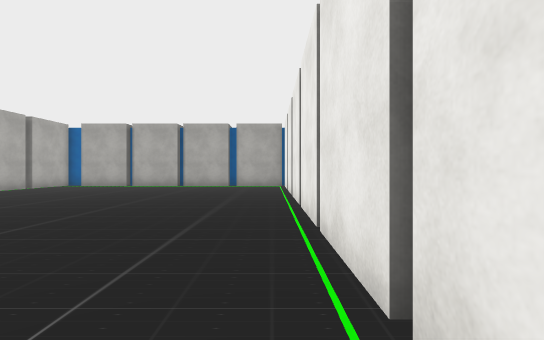
[1] (above)

21 first-person views from a walk through a 3-D level made in the Unity game engine. The camera is 1.4 m above the floor, looks level and sees 85° across. The floor is counted in squares, 2 m on a side. Each view is taken from the middle of a square. On the plan, view 1 faces up. The plan holds only what a view shows up to about 10 squares ahead; the rest is blank. The place goes on beyond the plan. Some surface patterns are stand-ins.

[2]
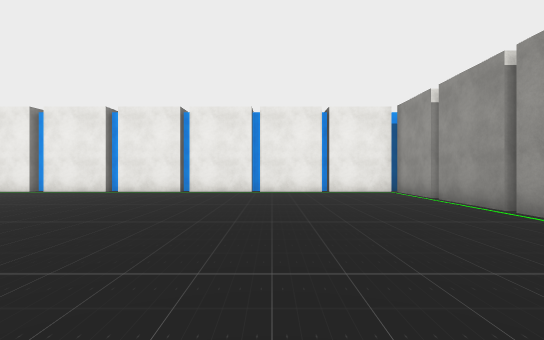

[3]
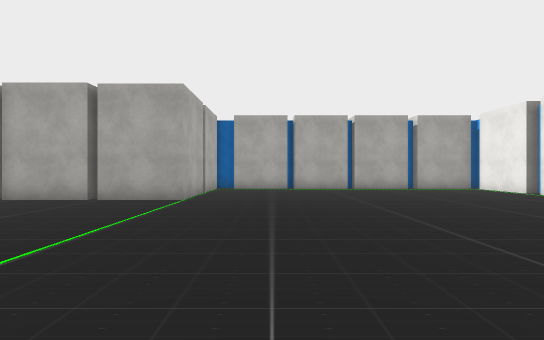

[4]
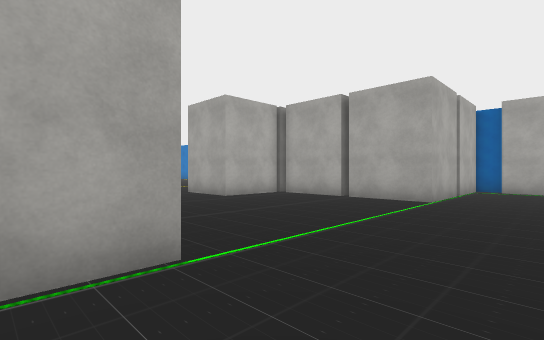

[5]
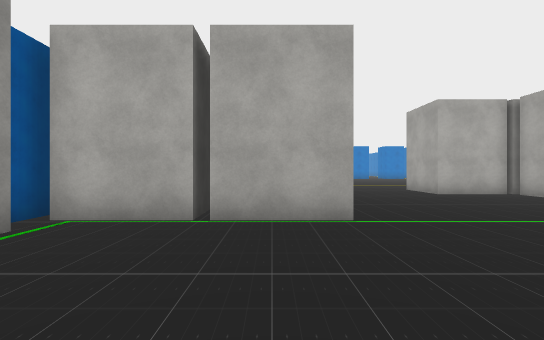

[6]
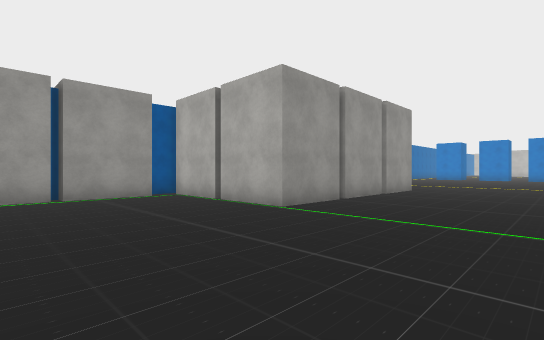

[7]
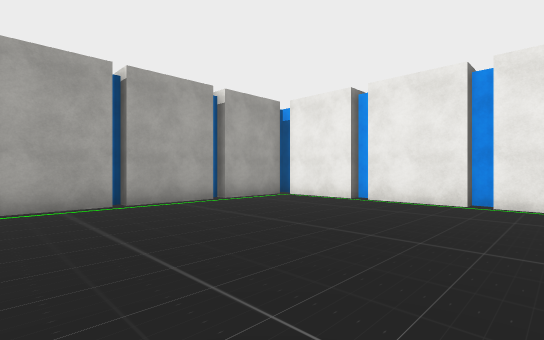

[8]
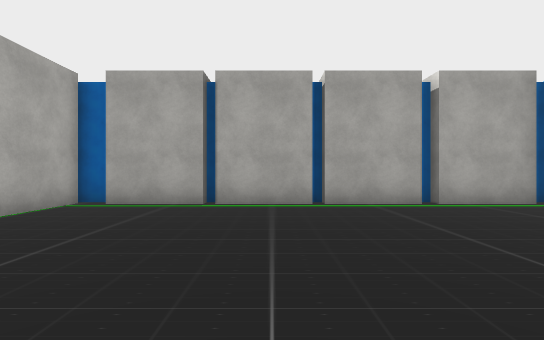

[9]
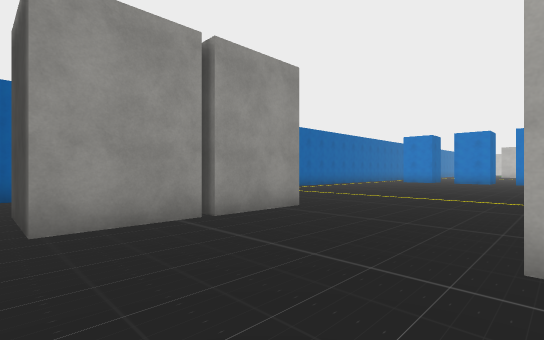

[10]
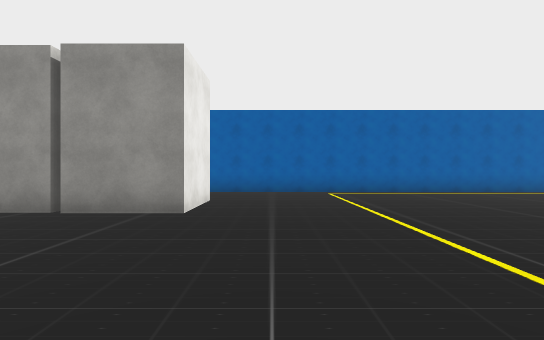

[11]
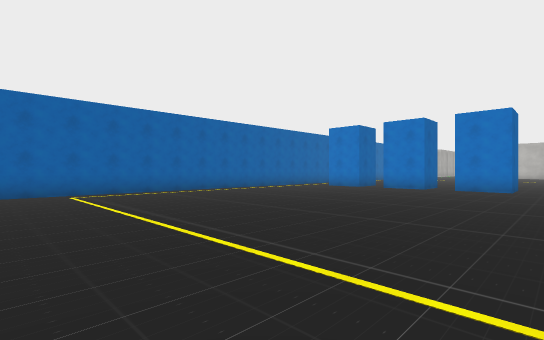

[12]
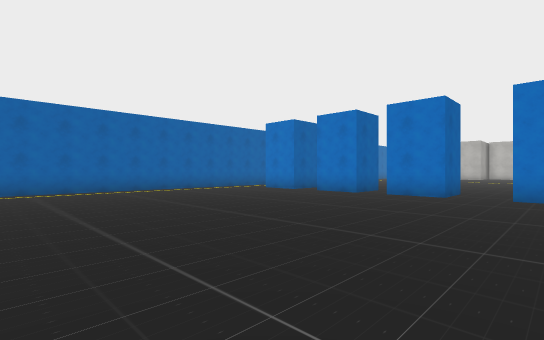

[13]
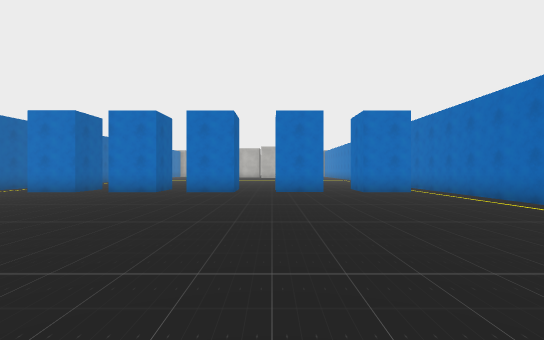

[14]
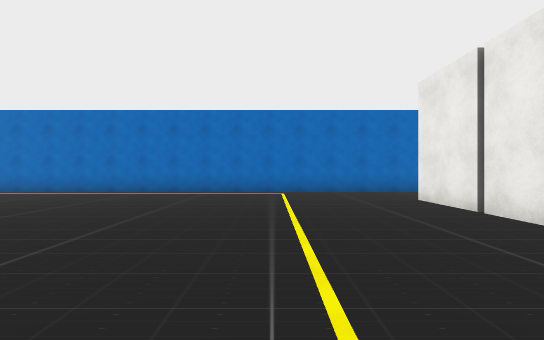

[15]
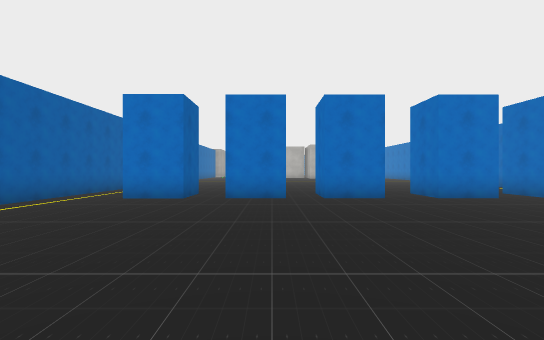

[16]
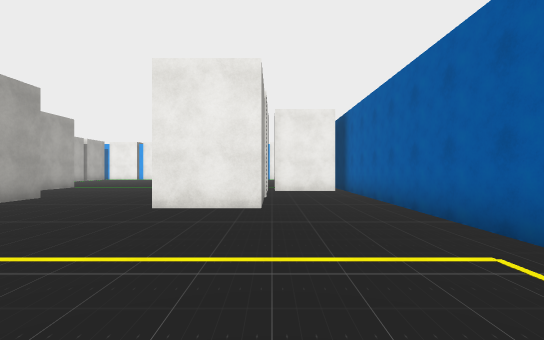

[17]
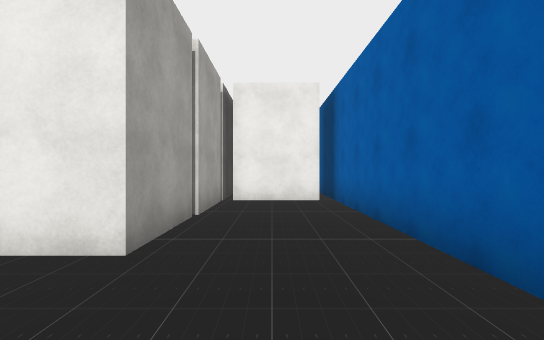

[18]
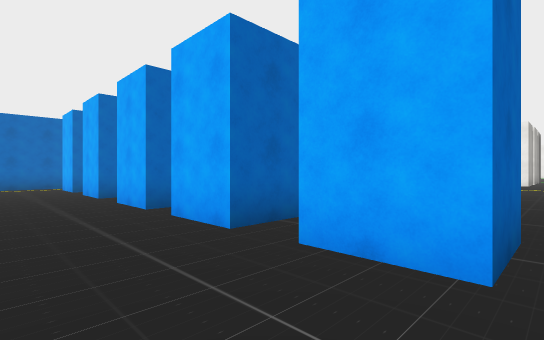

[19]
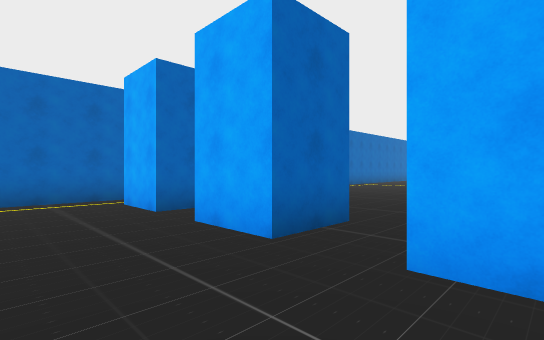

[20]
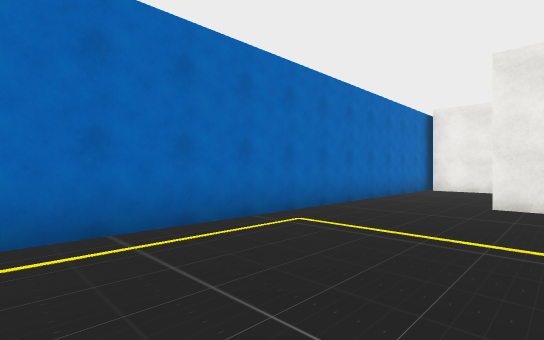

[21]
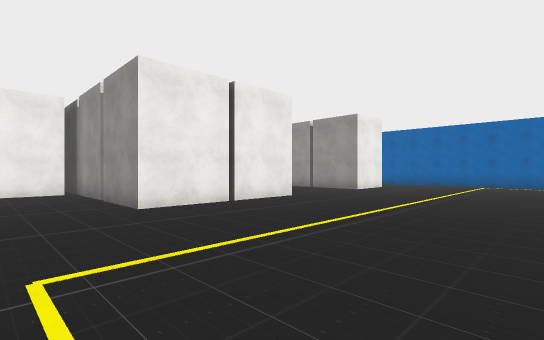

### Floor plan
Points are (right, up) in squares from view 1. A wall is a line through its corners. A room is listed if a view was taken in it or the views show most of it. See-through windows are left out.
Room 1 (views 1, 2, 3, 4, 5, 6, 7, 8, 9)
walls: (-11.4, 8.9) (-13.4, 8.9); (0.6, 5.9) (0.6, 8); (-10.2, 0.9) (-9.1, 0.9); (0.6, 8.2) (0.6, 10.4); (0.6, 3.6) (0.6, 5.6); (-11.1, 10.9) (-9.1, 10.9) (-9.1, 8.9) (-11.1, 8.9); (-6.4, 13.1) (-8.5, 13.1); (-4, -1) (-1.9, -1); (-4.1, 13.1) (-6.2, 13.1); (-8.5, -1) (-4.1, -1); (-9.1, 13.4) (-9.1, 11.2); (-1.9, 13.1) (-3.9, 13.1) (-3.9, 13.5); (0.6, 10.9) (0.6, 13.1) (-1.6, 13.1); (-13.6, 9.2) (-13.6, 6.8) (-15.6, 6.8); (-1.6, -1) (0.6, -1) (0.6, 3.5); (-10.5, -1.5) (-8.5, -1.5); (-15.6, 3.1) (-9.1, 3.1) (-9.1, -1.1)
ways out: opening at (-15, 5) to room 2
Room 2 (views 10, 11, 12, 13, 14, 15, 16, 17, 18, 19, 20, 21)
walls: (-28.4, 5.3) (-29.9, 5.3) (-29.9, 6.8) (-28.4, 6.8) (-28.4, 5.3); (-28.4, 9.8) (-28.4, 8.1) (-29.9, 8.1) (-29.9, 9.6); (-29.5, 4.4) (-28.4, 4.4) (-28.4, 2.8) (-29.9, 2.8) (-29.9, 4.4); (-28.4, 1.8) (-28.4, 0.3) (-29.9, 0.3) (-29.9, 1.8) (-28.4, 1.8); (-15.6, 6.8) (-15.6, 10.9) (-13.5, 10.9); (-28.4, 12.4) (-28.4, 10.9) (-29.9, 10.9) (-29.9, 12.4); (-13.4, 10.9) (-11.1, 10.9) (-11.1, 13.4) (-31.8, 13.4); (-31, -1.5) (-10.5, -1.5); (-11.1, -1.1) (-11.1, 1.2); (-9.5, 1.2) (-15.6, 1.2) (-15.6, 3.1)
ways out: opening at (-15, 5) to room 1

Where each view was taken, in squares from view 1:
view 1: 0 up, 0 right, facing up
view 2: 3 up, 9 left, facing right
view 3: 2 up, 7 left, facing up
view 4: 2 up, 7 left, facing up-left
view 5: 2 up, 5 left, facing left
view 6: 7 up, 5 left, facing down-left
view 7: 7 up, 6 left, facing up-right
view 8: 7 up, 5 left, facing up
view 9: 7 up, 11 left, facing down-left
view 10: 8 up, 17 left, facing down
view 11: 8 up, 17 left, facing down-left
view 12: 9 up, 20 left, facing down-left
view 13: 8 up, 19 left, facing left
view 14: 4 up, 19 left, facing up
view 15: 4 up, 21 left, facing left
view 16: 1 up, 21 left, facing right
view 17: 0 up, 18 left, facing right
view 18: 0 up, 32 left, facing up-right
view 19: 6 up, 32 left, facing up-right
view 20: 10 up, 22 left, facing up-right
view 21: 13 up, 21 left, facing down-right
